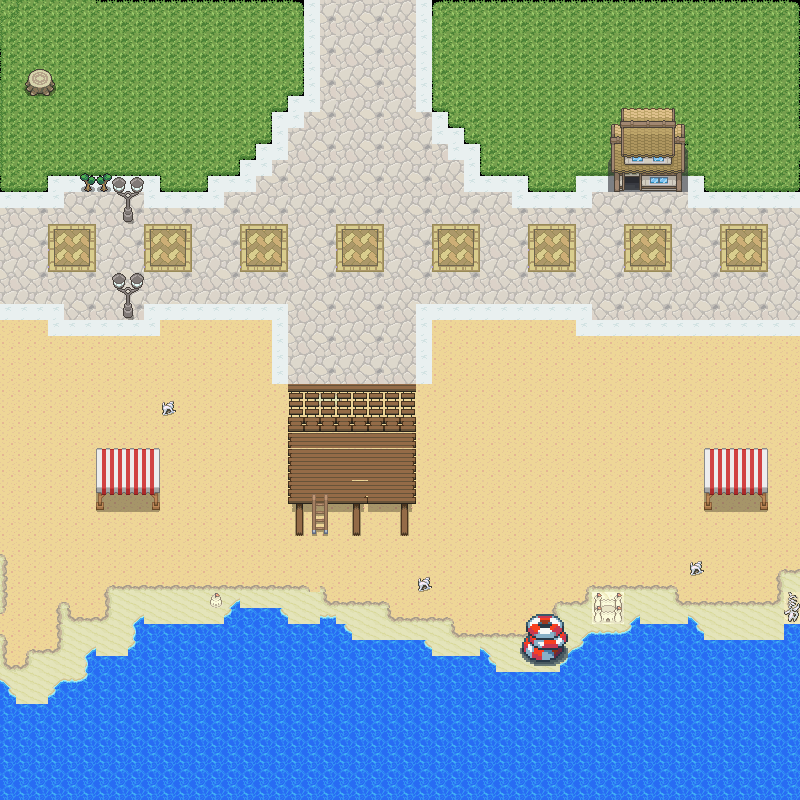

This is a level from a 2D game, rendered from its Tiled map with the project's own tilesets. A one-line summary and the map file follow, with tile-layer data summarised:
An orthogonal 50x50 tile map with 16x16 px tiles, 7 tile layers (ocean, sable eau, sable plage, route, ...), 4 tilesets.

<map version="1.10" tiledversion="1.11.2" orientation="orthogonal" renderorder="right-down" width="50" height="50" tilewidth="16" tileheight="16" infinite="0" nextlayerid="9" nextobjectid="1">
 <tileset firstgid="1" source="tileset_pokemon_sdk.tsx" />
 <tileset firstgid="4257" source="water.tsx" />
 <tileset firstgid="4305" source="tileset4g.tsx" />
 <tileset firstgid="25305" source="TransparentHGSSRippedInterior.tsx" />
 <layer id="1" name="ocean" width="50" height="50">
  <data>[2500 cells, 483 non-empty, 3 distinct tile ids]</data>
 </layer>
 <layer id="3" name="sable eau" width="50" height="50">
  <data>[2500 cells, 813 non-empty, 28 distinct tile ids]</data>
 </layer>
 <layer id="2" name="sable plage" width="50" height="50">
  <data>[2500 cells, 1088 non-empty, 29 distinct tile ids]</data>
 </layer>
 <layer id="5" name="route" width="50" height="50">
  <data>[2500 cells, 1163 non-empty, 73 distinct tile ids]</data>
 </layer>
 <layer id="7" name="herbe ++" width="50" height="50">
  <data>[2500 cells, 50 non-empty, 23 distinct tile ids]</data>
 </layer>
 <layer id="8" name="barriere" width="50" height="50">
  <data>[2500 cells, 38 non-empty, 36 distinct tile ids]</data>
 </layer>
 <layer id="6" name="maison" width="50" height="50">
  <data>[2500 cells, 30 non-empty, 30 distinct tile ids]</data>
 </layer>
</map>
